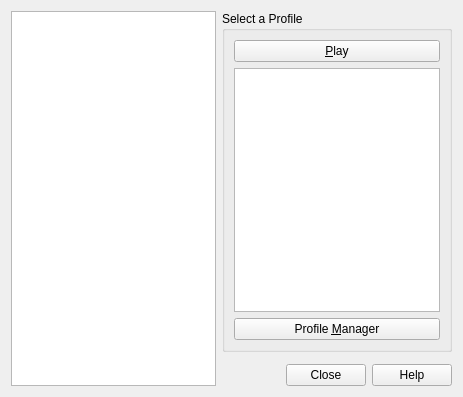
<ui version="4.0" >
 <class>ProfileDialog</class>
 <widget class="QWidget" name="ProfileDialog" >
  <property name="geometry" >
   <rect>
    <x>0</x>
    <y>0</y>
    <width>463</width>
    <height>397</height>
   </rect>
  </property>
  <property name="windowTitle" >
   <string>mClient Profiles</string>
  </property>
  <layout class="QGridLayout" name="gridLayout_2" >
   <item rowspan="3" row="0" column="0" >
    <widget class="QGraphicsView" name="profilePicture" >
     <property name="verticalScrollBarPolicy" >
      <enum>Qt::ScrollBarAlwaysOff</enum>
     </property>
     <property name="horizontalScrollBarPolicy" >
      <enum>Qt::ScrollBarAlwaysOff</enum>
     </property>
     <property name="interactive" >
      <bool>false</bool>
     </property>
    </widget>
   </item>
   <item row="0" column="1" >
    <widget class="QGroupBox" name="groupBox" >
     <property name="title" >
      <string>Select a Profile</string>
     </property>
     <layout class="QGridLayout" name="gridLayout" >
      <item row="0" column="0" >
       <widget class="QPushButton" name="playButton" >
        <property name="text" >
         <string>&amp;Play</string>
        </property>
       </widget>
      </item>
      <item row="2" column="0" >
       <widget class="QPushButton" name="profileButton" >
        <property name="text" >
         <string>Profile &amp;Manager</string>
        </property>
       </widget>
      </item>
      <item row="1" column="0" >
       <widget class="QTreeView" name="profileView" />
      </item>
     </layout>
    </widget>
   </item>
   <item row="2" column="1" >
    <widget class="QDialogButtonBox" name="buttonBox" >
     <property name="standardButtons" >
      <set>QDialogButtonBox::Close|QDialogButtonBox::Help</set>
     </property>
    </widget>
   </item>
  </layout>
 </widget>
 <resources/>
 <connections>
  <connection>
   <sender>buttonBox</sender>
   <signal>rejected()</signal>
   <receiver>ProfileDialog</receiver>
   <slot>close()</slot>
   <hints>
    <hint type="sourcelabel" >
     <x>338</x>
     <y>371</y>
    </hint>
    <hint type="destinationlabel" >
     <x>231</x>
     <y>198</y>
    </hint>
   </hints>
  </connection>
 </connections>
</ui>
